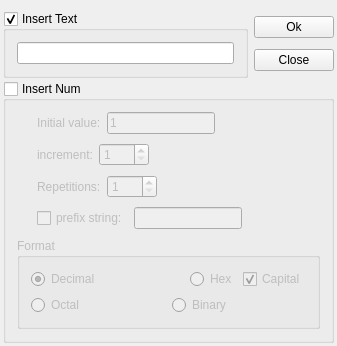
<?xml version="1.0" encoding="UTF-8"?>
<ui version="4.0">
 <class>ColumnEdit</class>
 <widget class="QWidget" name="ColumnEdit">
  <property name="geometry">
   <rect>
    <x>0</x>
    <y>0</y>
    <width>337</width>
    <height>316</height>
   </rect>
  </property>
  <property name="maximumSize">
   <size>
    <width>350</width>
    <height>330</height>
   </size>
  </property>
  <property name="windowTitle">
   <string>ColumnEdit</string>
  </property>
  <property name="windowIcon">
   <iconset resource="RealCompare.qrc">
    <normaloff>:/Resources/edit/global/ndd.ico</normaloff>:/Resources/edit/global/ndd.ico</iconset>
  </property>
  <layout class="QVBoxLayout" name="verticalLayout_5">
   <property name="spacing">
    <number>3</number>
   </property>
   <property name="leftMargin">
    <number>3</number>
   </property>
   <property name="rightMargin">
    <number>3</number>
   </property>
   <property name="bottomMargin">
    <number>3</number>
   </property>
   <item>
    <layout class="QHBoxLayout" name="horizontalLayout_5">
     <item>
      <widget class="QGroupBox" name="textGroupBox">
       <property name="title">
        <string>Insert Text</string>
       </property>
       <property name="checkable">
        <bool>true</bool>
       </property>
       <layout class="QVBoxLayout" name="verticalLayout_4">
        <item>
         <widget class="QLineEdit" name="inputText">
          <property name="maxLength">
           <number>1024</number>
          </property>
         </widget>
        </item>
       </layout>
      </widget>
     </item>
     <item>
      <layout class="QVBoxLayout" name="verticalLayout_2">
       <item>
        <widget class="QPushButton" name="ok">
         <property name="text">
          <string>Ok</string>
         </property>
        </widget>
       </item>
       <item>
        <widget class="QPushButton" name="close">
         <property name="text">
          <string>Close</string>
         </property>
        </widget>
       </item>
      </layout>
     </item>
    </layout>
   </item>
   <item>
    <widget class="QGroupBox" name="numGroupBox">
     <property name="title">
      <string>Insert Num</string>
     </property>
     <property name="checkable">
      <bool>true</bool>
     </property>
     <property name="checked">
      <bool>false</bool>
     </property>
     <layout class="QVBoxLayout" name="verticalLayout">
      <property name="spacing">
       <number>9</number>
      </property>
      <item>
       <layout class="QHBoxLayout" name="horizontalLayout">
        <property name="leftMargin">
         <number>20</number>
        </property>
        <item>
         <widget class="QLabel" name="label">
          <property name="text">
           <string>Initial value:</string>
          </property>
         </widget>
        </item>
        <item>
         <widget class="QLineEdit" name="initNum">
          <property name="text">
           <string>1</string>
          </property>
          <property name="maxLength">
           <number>11</number>
          </property>
          <property name="placeholderText">
           <string>1</string>
          </property>
         </widget>
        </item>
        <item>
         <spacer name="horizontalSpacer">
          <property name="orientation">
           <enum>Qt::Horizontal</enum>
          </property>
          <property name="sizeHint" stdset="0">
           <size>
            <width>40</width>
            <height>20</height>
           </size>
          </property>
         </spacer>
        </item>
       </layout>
      </item>
      <item>
       <layout class="QHBoxLayout" name="horizontalLayout_2">
        <property name="leftMargin">
         <number>20</number>
        </property>
        <item>
         <widget class="QLabel" name="label_2">
          <property name="text">
           <string>increment:</string>
          </property>
         </widget>
        </item>
        <item>
         <widget class="QSpinBox" name="incNum">
          <property name="minimumSize">
           <size>
            <width>50</width>
            <height>0</height>
           </size>
          </property>
          <property name="minimum">
           <number>1</number>
          </property>
         </widget>
        </item>
        <item>
         <spacer name="horizontalSpacer_4">
          <property name="orientation">
           <enum>Qt::Horizontal</enum>
          </property>
          <property name="sizeHint" stdset="0">
           <size>
            <width>40</width>
            <height>20</height>
           </size>
          </property>
         </spacer>
        </item>
       </layout>
      </item>
      <item>
       <layout class="QHBoxLayout" name="horizontalLayout_3">
        <property name="leftMargin">
         <number>20</number>
        </property>
        <item>
         <widget class="QLabel" name="label_3">
          <property name="text">
           <string>Repetitions:</string>
          </property>
         </widget>
        </item>
        <item>
         <widget class="QSpinBox" name="repeNum">
          <property name="minimumSize">
           <size>
            <width>50</width>
            <height>0</height>
           </size>
          </property>
          <property name="minimum">
           <number>1</number>
          </property>
         </widget>
        </item>
        <item>
         <spacer name="horizontalSpacer_2">
          <property name="orientation">
           <enum>Qt::Horizontal</enum>
          </property>
          <property name="sizeHint" stdset="0">
           <size>
            <width>40</width>
            <height>20</height>
           </size>
          </property>
         </spacer>
        </item>
       </layout>
      </item>
      <item>
       <layout class="QHBoxLayout" name="horizontalLayout_4">
        <property name="leftMargin">
         <number>20</number>
        </property>
        <item>
         <widget class="QCheckBox" name="addPrefix">
          <property name="text">
           <string>prefix string:</string>
          </property>
         </widget>
        </item>
        <item>
         <widget class="QLineEdit" name="prefix">
          <property name="enabled">
           <bool>false</bool>
          </property>
         </widget>
        </item>
        <item>
         <spacer name="horizontalSpacer_3">
          <property name="orientation">
           <enum>Qt::Horizontal</enum>
          </property>
          <property name="sizeHint" stdset="0">
           <size>
            <width>40</width>
            <height>20</height>
           </size>
          </property>
         </spacer>
        </item>
       </layout>
      </item>
      <item>
       <widget class="QGroupBox" name="groupBox_3">
        <property name="title">
         <string>Format</string>
        </property>
        <layout class="QVBoxLayout" name="verticalLayout_3">
         <item>
          <layout class="QHBoxLayout" name="horizontalLayout_6">
           <item>
            <widget class="QRadioButton" name="is10">
             <property name="text">
              <string>Decimal </string>
             </property>
             <property name="checked">
              <bool>true</bool>
             </property>
            </widget>
           </item>
           <item>
            <spacer name="horizontalSpacer_5">
             <property name="orientation">
              <enum>Qt::Horizontal</enum>
             </property>
             <property name="sizeHint" stdset="0">
              <size>
               <width>40</width>
               <height>20</height>
              </size>
             </property>
            </spacer>
           </item>
           <item>
            <widget class="QRadioButton" name="is16">
             <property name="text">
              <string>Hex</string>
             </property>
            </widget>
           </item>
           <item>
            <widget class="QCheckBox" name="capital">
             <property name="enabled">
              <bool>false</bool>
             </property>
             <property name="text">
              <string>Capital</string>
             </property>
             <property name="checked">
              <bool>true</bool>
             </property>
            </widget>
           </item>
          </layout>
         </item>
         <item>
          <layout class="QHBoxLayout" name="horizontalLayout_7">
           <item>
            <widget class="QRadioButton" name="is8">
             <property name="text">
              <string>Octal </string>
             </property>
            </widget>
           </item>
           <item>
            <widget class="QRadioButton" name="is2">
             <property name="text">
              <string>Binary</string>
             </property>
            </widget>
           </item>
          </layout>
         </item>
        </layout>
       </widget>
      </item>
     </layout>
    </widget>
   </item>
  </layout>
 </widget>
 <layoutdefault spacing="6" margin="11"/>
 <resources>
  <include location="RealCompare.qrc"/>
 </resources>
 <connections>
  <connection>
   <sender>inputText</sender>
   <signal>returnPressed()</signal>
   <receiver>ColumnEdit</receiver>
   <slot>slot_ok()</slot>
   <hints>
    <hint type="sourcelabel">
     <x>143</x>
     <y>53</y>
    </hint>
    <hint type="destinationlabel">
     <x>253</x>
     <y>-4</y>
    </hint>
   </hints>
  </connection>
  <connection>
   <sender>ok</sender>
   <signal>clicked()</signal>
   <receiver>ColumnEdit</receiver>
   <slot>slot_ok()</slot>
   <hints>
    <hint type="sourcelabel">
     <x>290</x>
     <y>25</y>
    </hint>
    <hint type="destinationlabel">
     <x>219</x>
     <y>0</y>
    </hint>
   </hints>
  </connection>
  <connection>
   <sender>textGroupBox</sender>
   <signal>clicked(bool)</signal>
   <receiver>ColumnEdit</receiver>
   <slot>slot_insertTextEnable(bool)</slot>
   <hints>
    <hint type="sourcelabel">
     <x>17</x>
     <y>16</y>
    </hint>
    <hint type="destinationlabel">
     <x>325</x>
     <y>-6</y>
    </hint>
   </hints>
  </connection>
  <connection>
   <sender>numGroupBox</sender>
   <signal>clicked(bool)</signal>
   <receiver>ColumnEdit</receiver>
   <slot>slot_insertNumEnable(bool)</slot>
   <hints>
    <hint type="sourcelabel">
     <x>33</x>
     <y>86</y>
    </hint>
    <hint type="destinationlabel">
     <x>308</x>
     <y>80</y>
    </hint>
   </hints>
  </connection>
  <connection>
   <sender>close</sender>
   <signal>clicked()</signal>
   <receiver>ColumnEdit</receiver>
   <slot>close()</slot>
   <hints>
    <hint type="sourcelabel">
     <x>319</x>
     <y>63</y>
    </hint>
    <hint type="destinationlabel">
     <x>339</x>
     <y>45</y>
    </hint>
   </hints>
  </connection>
 </connections>
 <slots>
  <slot>slot_ok()</slot>
  <slot>slot_insertTextEnable(bool)</slot>
  <slot>slot_insertNumEnable(bool)</slot>
 </slots>
</ui>
